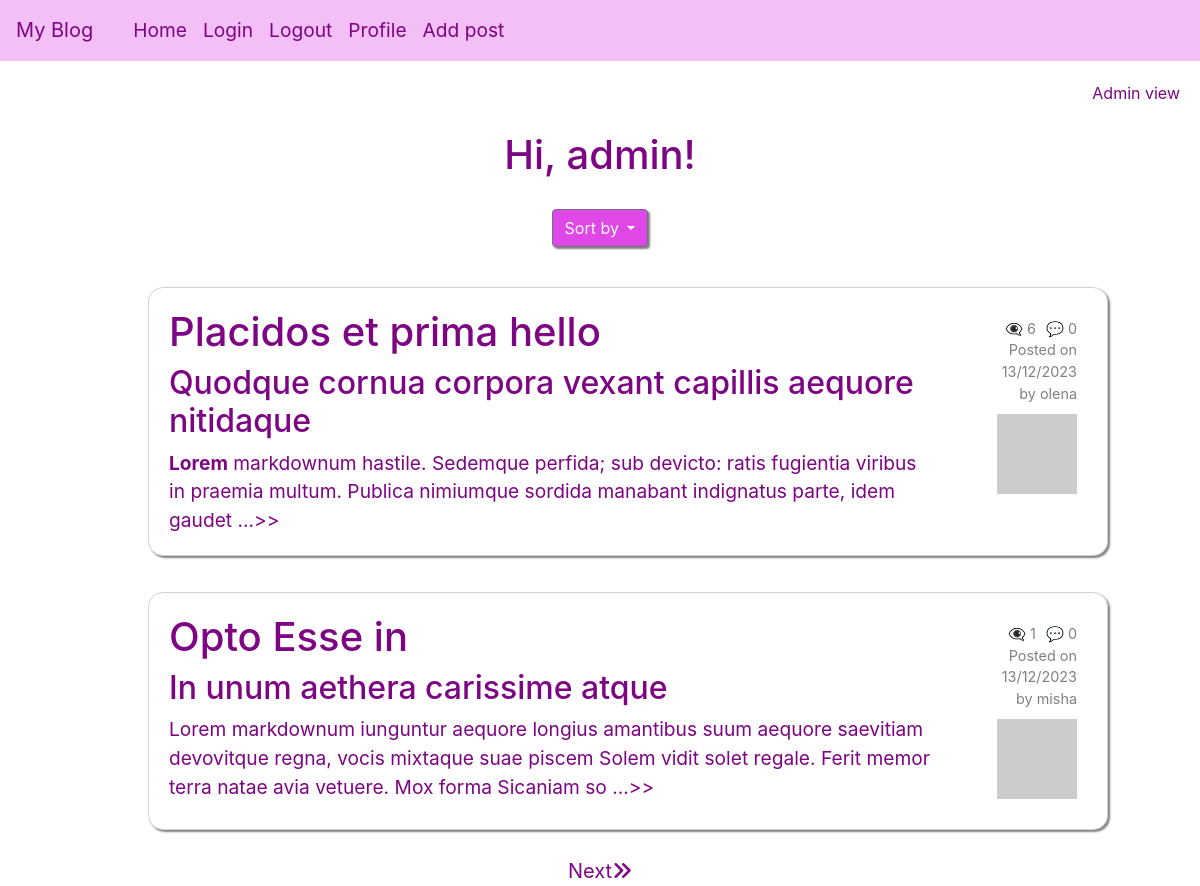
Page /sort/popular (signed in) on the committed database.
### app/models/models.py (models this page shows, shortened)
class User(UserMixin, db.Model):
    __tablename__ = "user"
    id = db.Column(db.Integer, primary_key=True)
    username = db.Column(String(64), unique=True, nullable=False)
    email = db.Column(db.String(120), unique=True, nullable=False)
    isAdmin = db.Column(db.Boolean, nullable=False)
    password_hash = db.Column(String(256))
    profile_image = db.Column(String(256))
    info = db.Column(String(256))
    posts = db.relationship('Post', back_populates='user', cascade='all, delete-orphan')
    comments = db.relationship('Comment', back_populates='user', cascade='all, delete-orphan')
    def get_avatar(self, size):
        digest = md5(self.email.lower().encode('utf-8')).hexdigest()
        self.profile_image = f'https://www.gravatar.com/avatar/{digest}?d=identicon&s={size}'
        return self.profile_image

class Post(db.Model):
    __tablename__ = "post"
    id = db.Column(db.Integer, primary_key=True)
    title = db.Column(String(250))
    title_html = db.Column(db.String(250))
    body = db.Column(String(2500))
    body_html = db.Column(db.String(2500))
    timestamp = db.Column(DateTime, default=func.now())
    user_id = db.Column(db.Integer, db.ForeignKey('user.id'), nullable=False)
    user = db.relationship('User', back_populates='posts')
    comments = db.relationship('Comment', back_populates='post', cascade='all, delete-orphan')
    views = db.Column(db.Integer, server_default=str(0))
    def get_comments_length(self):
        commments = Comment.query.filter_by(post_id=self.id).all()
        return len(commments)

### app/routes/routes.py (the view)
@blueprint.route('/sort/<sort_by>', methods=["GET", "POST"])
@login_required
def sort(sort_by):
    form=DropdownForm()
    page = request.args.get('page', 1, type=int)
    per_page = 2
    if sort_by == 'newest':
        posts = Post.query.order_by(Post.timestamp.desc()).paginate(page=page, per_page=per_page, error_out=False)
        return render_template("index.html", posts=posts, form=form, sort_by=sort_by)
    elif sort_by == 'oldest':
        posts = Post.query.order_by(Post.timestamp.asc()).paginate(page=page, per_page=per_page, error_out=False)
        return render_template("index.html",  posts=posts, form=form, sort_by=sort_by)
    elif sort_by == 'popular':
        posts = Post.query.order_by(Post.views.desc()).paginate(page=page, per_page=per_page, error_out=False)
        return render_template("index.html", posts=posts, form=form, sort_by=sort_by)
    posts = Post.query.order_by(Post.timestamp.desc()).all()
    return render_template("index.html", posts=posts, form=form)

### app/templates/index.html (shortened to what this page needs)
{% extends "base.html" %}{% import "bootstrap/wtf.html" as wtf %} {% block
content %} {% if current_user.isAdmin %}
<div class="admin-view-link"><a href="/admin">Admin view</a></div>
<div class="extra">
    <h1 class="greeting">Hi, {{current_user.username }}!</h1>
</div>
{% else %}
<h1 class="greeting">Hi, {{current_user.username }}!</h1>
{% endif %} {% if posts %}
<div class="dropdown">
    <button
        class="btn btn-secondary dropdown-toggle"
        type="button"
        id="dropdownMenuButton"
        data-toggle="dropdown"
        aria-haspopup="true"
        aria-expanded="false"
    >
        Sort by
    </button>
</div>
{% for post in posts %}
<div class="posts">
    <ul>
        <a href="{{url_for('main.post', id=post.id)}}" class="post-link">
            <li class="post">
                <div class="avatar-comment">
                    <div>
                        {% if post.title_html %} {{post.title_html | safe}} {%
                        else %}
                        <h1>{{post.title}}</h1>
                        {% endif %} {{(post.body_html | safe)[0:250]}} ...>>
                    </div>
                </div>
                <div class="comments-date">
                    <div class="comments-views">
                        {% if not post.views%}
                        <p>👁️‍🗨️ 0</p>
                        {% else %}
                        <p>👁️‍🗨️ {{post.views}}</p>
                        {% endif %}
                        <p>💬 {{post.get_comments_length()}}</p>
                    </div>
                    <p>Posted on</p>
                    <p>{{post.timestamp.strftime('%d/%m/%Y')}}</p>
                    by {{post.user.username}}
                    <a href="{{url_for('main.user', username=post.user.username)}}">
                        <img src="{{ post.user.get_avatar(64) }}"
                    /></a>
                </div></li
        ></a>
    </ul>
</div>
{% endfor %}
{% if not sort_by %}
<div class="arrows">
    {% if posts.has_prev %}
    <a href="{{ url_for('main.index', page=posts.prev_num) }}"><i class="fa-solid fa-angles-left"></i>Previous</a>
    {% endif %}
    {% if posts.has_next %}
    <a href="{{ url_for('main.index', page=posts.next_num) }}">Next<i class="fa-solid fa-angles-right"></i>️</a>
    {% endif %}
</div>
{% else %}
<div class="arrows">
    {% if posts.has_next %}
    <a href="{{ url_for('main.sort',sort_by=sort_by, page=posts.next_num) }}">Next<i class="fa-solid fa-angles-right"></i>️</a>
    {% endif %}
</div>
{%endif%}
{% else %}
<h4 class="greeting">No posts yet</h4>
<h4 class="greeting">Be the first to create a post</h4>
{% endif %} {% endblock %}

### app/static/style.css (style rules this page uses)
* { margin: 0; box-sizing: border-box; }
html { scroll-behavior: smooth; }
a { cursor: pointer; text-decoration: none; color: rgb(223, 71, 231); }
button, .btn { cursor: pointer; }
.btn { float: right; background: rgb(223, 71, 231); color: white; box-shadow: 2px 2px 2px grey; }
ul { list-style-type: none; margin-left: 1rem; font-size: larger; }
.greeting { text-align: center; color: rgb(125, 4, 131); margin: 20px 0; }
.posts { display: flex; flex-direction: column; align-items: center; }
.post { margin: 10px; border: 1px solid rgba(128, 128, 128, 0.364); border-radius: 15px; padding: 20px; box-shadow: 2px 2px 2px grey; width: 80vw; display: grid; grid-template-columns: 5fr 1fr; grid-template-rows: 1fr; }
.comments-date, .comments-date a { display: flex; flex-direction: column; font-size: 0.9rem; align-items: flex-end; justify-content: flex-start; color: grey; padding: 5px; }
.comments-views { display: flex; flex-direction: row; font-size: 0.9rem; justify-content: center; gap: 10px; }
.avatar-comment { display: flex; gap: 20px; align-items: center; color: rgb(125, 4, 131); }
.avatar-comment p { margin: 0; }
.comments-date p { display: flex; flex-direction: column; align-items: flex-end; margin: 0px; }
.admin-view-link a { color: rgb(125, 4, 131); float: right; margin: 20px 20px 0 0; }
.extra { margin-top: 70px; }
.dropdown { display: flex; justify-content: center; margin: 30px 0; }
.arrows { display: flex; justify-content: center; font-size: 20px; gap: 20px; }
.arrows a { color: rgb(125, 4, 131); }

### rows in the picture
User: username "admin"
Post: title_html "Placidos et prima hello", body_html "Quodque cornua corpora vexant capillis aequore nitidaque Lorem markdownum hastile. Sedemque perfida; sub devicto: ratis fugientia viribus in praemia multum. Publica nimiumque sordida manabant indignatus parte, idem gaudet", views "6", get_comments_length "0", timestamp "13/12/2023", user.username "olena"
Post: title_html "Opto Esse in", body_html "In unum aethera carissime atque Lorem markdownum iunguntur aequore longius amantibus suum aequore saevitiam devovitque regna, vocis mixtaque suae piscem Solem vidit solet regale. Ferit memor terra natae avia vetuere. Mox forma Sicaniam so", views "1", get_comments_length "0", timestamp "13/12/2023", user.username "misha"
